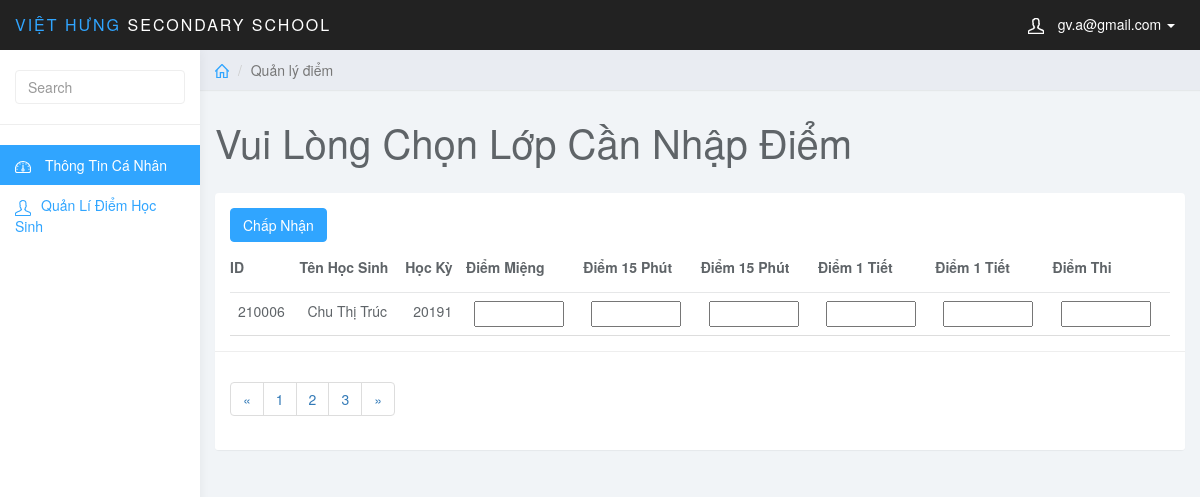
The page /admin/index.php?page_gv=add_points&MaHocKy=20191&MaMonHoc=A&MaLopHoc=3 (signed in) on the database as committed earlier.
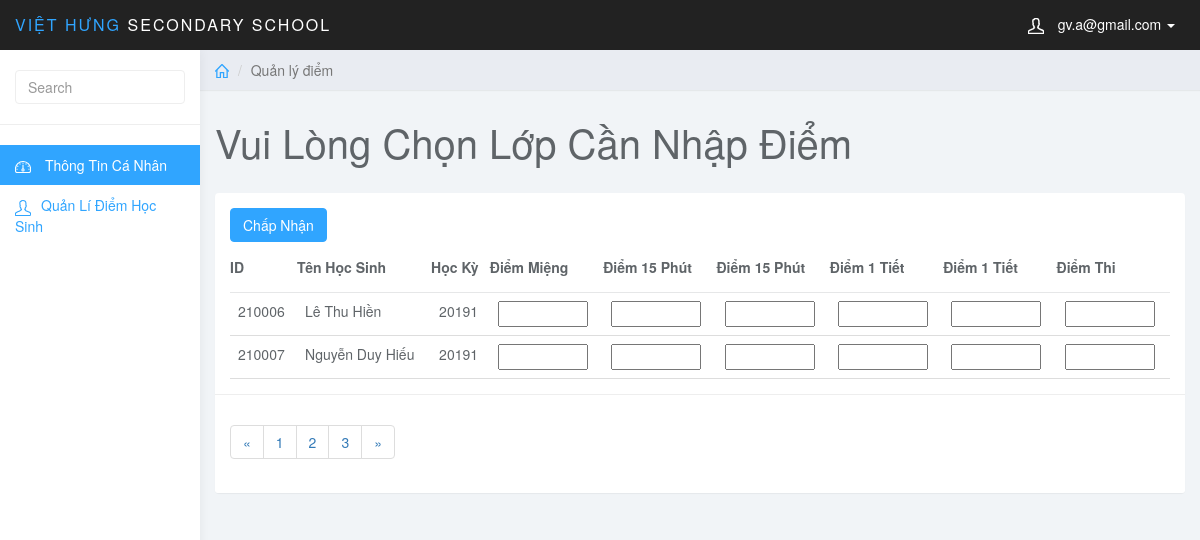
The same page on the database as committed later.
### tables this page shows
CREATE TABLE `diem` (
  `MaDiem` int(6) NOT NULL AUTO_INCREMENT,
  `MaHocKy` varchar(5) NOT NULL,
  `MaMonHoc` varchar(5) NOT NULL,
  `MaHS` int(6) NOT NULL,
  `MaLopHoc` varchar(10) NOT NULL,
  `DiemMieng` varchar(5) NOT NULL,
  `Diem15Phut1` varchar(5) NOT NULL,
  `Diem15Phut2` varchar(5) NOT NULL,
  `Diem1Tiet1` varchar(5) NOT NULL,
  `Diem1Tiet2` varchar(5) NOT NULL,
  `DiemThi` varchar(5) NOT NULL,
  `DiemTB` float NOT NULL,
  PRIMARY KEY (`MaDiem`),
  KEY `fk_diem_mahk` (`MaHocKy`),
  KEY `fk_diem_monhoc` (`MaMonHoc`),
  KEY `fk_diem_hocsinh` (`MaHS`),
  KEY `MaLopHoc` (`MaLopHoc`),
  CONSTRAINT `diem_ibfk_1` FOREIGN KEY (`MaLopHoc`) REFERENCES `lophoc` (`MaLopHoc`),
  CONSTRAINT `fk_diem_hocsinh` FOREIGN KEY (`MaHS`) REFERENCES `hocsinh` (`MaHS`),
  CONSTRAINT `fk_diem_mahk` FOREIGN KEY (`MaHocKy`) REFERENCES `hocky` (`MaHocKy`),
  CONSTRAINT `fk_diem_monhoc` FOREIGN KEY (`MaMonHoc`) REFERENCES `monhoc` (`MaMonHoc`)
);

CREATE TABLE `hocsinh` (
  `MaHS` int(6) NOT NULL,
  `MaLopHoc` varchar(10) NOT NULL,
  `TenHS` varchar(50) NOT NULL,
  `GioiTinh` varchar(5) NOT NULL,
  `NgaySinh` date NOT NULL,
  `NoiSinh` varchar(50) NOT NULL,
  `DanToc` varchar(10) NOT NULL,
  `HoTenCha` varchar(50) NOT NULL,
  `HoTenMe` varchar(50) NOT NULL,
  PRIMARY KEY (`MaHS`),
  KEY `fk_hs_lh` (`MaLopHoc`),
  CONSTRAINT `fk_hs_lh` FOREIGN KEY (`MaLopHoc`) REFERENCES `lophoc` (`MaLopHoc`)
);

### teacher/add_points.php (the view, shortened to what this page needs)
<?php
	$id_hocky = $_GET['MaHocKy'];
	$id_monhoc = $_GET['MaMonHoc'];
	$id_lophoc = $_GET['MaLopHoc'];
?>
<div class="col-sm-9 col-sm-offset-3 col-lg-10 col-lg-offset-2 main">
		<div class="row">
			<ol class="breadcrumb">
				<li><a href="#"><svg class="glyph stroked home"><use xlink:href="#stroked-home"></use></svg></a></li>
				<li class="active">Quản lý điểm</li>
			</ol>
		</div>
		<div class="row">
			<div class="col-lg-12">
				<h1 class="page-header">Vui Lòng Chọn Lớp Cần Nhập Điểm</h1>
			</div>
		</div>
		<div class="row">
			<div class="col-md-12">
					<div class="panel panel-default">
							<div class="panel-body">
								<table class="table">
									<thead>
									<tr>
										<th data-field="id" data-sortable="true">ID</th>
										<th>Tên Học Sinh</th>
                                        <th>Học Kỳ</th>
                                        <th>Điểm Miệng</th>
                                        <th>Điểm 15 Phút</th>
                                        <th>Điểm 15 Phút</th>
                                        <th>Điểm 1 Tiết</th>
                                        <th>Điểm 1 Tiết</th>
                                        <th>Điểm Thi</th>
									</tr>
									</thead>
									<tbody>
										<?php
											$sql_hs = "SELECT * FROM hocsinh JOIN diem ON hocsinh.MaHS = diem.MaHS WHERE hocsinh.MaLopHoc = '$id_lophoc' AND diem.MaMonHoc = '$id_monhoc' AND diem.MaHocKy = '$id_hocky'";
											$query_hs = mysqli_query($conn,$sql_hs);
										?>
                                    <form method="POST" role="form">
										<?php
											for($i=1;$i<=$row_hs=mysqli_fetch_assoc($query_hs);$i++) {
										?>
										<tr>
											<td><input type="text" name="MaHS<?php echo $i ?>" value="<?php echo $row_hs['MaHS'] ?>" hidden><?php echo $row_hs['MaHS'] ?></td>
                                            <td><?php echo $row_hs['TenHS'] ?></td>
											<td><?php echo $id_hocky ?></td>
                                            <td><input style="width:90px" <?php if(!empty($row_hs['DiemMieng'])){ echo 'readonly';} ?> type="text" maxlength="3" name="diem_mieng<?php echo $i ?>" value="<?php echo $row_hs['DiemMieng'] ?>"></td>
                                            <td><input style="width:90px" <?php if(!empty($row_hs['Diem15Phut1'])){ echo 'readonly';} ?> type="text" maxlength="3" name="diem_15p1<?php echo $i ?>" value="<?php echo $row_hs['Diem15Phut1'] ?>"></td>
                                            <td><input style="width:90px" <?php if(!empty($row_hs['Diem15Phut2'])){ echo 'readonly';} ?> type="text" maxlength="3" name="diem_15p2<?php echo $i ?>" value="<?php echo $row_hs['Diem15Phut2'] ?>"></td>
                                            <td><input style="width:90px" <?php if(!empty($row_hs['Diem1Tiet1'])){ echo 'readonly';} ?> type="text" maxlength="3" name="diem_1tiet1<?php echo $i ?>" value="<?php echo $row_hs['Diem1Tiet1'] ?>"></td>
                                            <td><input style="width:90px" <?php if(!empty($row_hs['Diem1Tiet2'])){ echo 'readonly';} ?> type="text" maxlength="3" name="diem_1tiet2<?php echo $i ?>" value="<?php echo $row_hs['Diem1Tiet2'] ?>"></td>
											<td><input style="width:90px" <?php if(!empty($row_hs['DiemThi'])){ echo 'readonly';} ?> type="text" maxlength="3" name="diem_thi<?php echo $i ?>" value="<?php echo $row_hs['DiemThi'] ?>"></td>
										</tr>
											<?php } ?>
										<button type="submit" name="sbm" class="btn btn-primary">Chấp Nhận</button>
                                    </form>
									</tbody>
								</table>
							</div>
							<div class="panel-footer">
								<nav aria-label="Page navigation example">
									<ul class="pagination">
										<li class="page-item"><a class="page-link" href="#">&laquo;</a></li>
										<li class="page-item"><a class="page-link" href="#">1</a></li>
										<li class="page-item"><a class="page-link" href="#">2</a></li>
										<li class="page-item"><a class="page-link" href="#">3</a></li>
										<li class="page-item"><a class="page-link" href="#">&raquo;</a></li>
									</ul>
								</nav>
							</div>
						</div>
			</div>
		</div>
    </div>

Rows that differ between the two databases and show on the page:
removed diem: MaHS "210006", MaHS.TenHS "Chu Thị Trúc"
added diem: MaHS "210006", MaHS.TenHS "Lê Thu Hiền"
added diem: MaHS "210007", MaHS.TenHS "Nguyễn Duy Hiếu"
